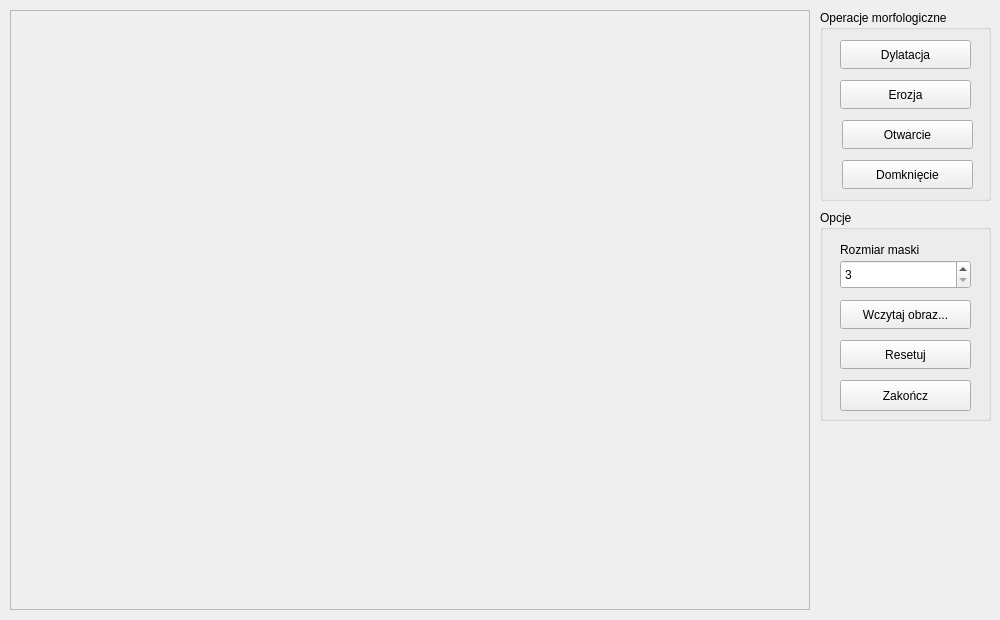
<?xml version="1.0" encoding="UTF-8"?>
<ui version="4.0">
 <class>MainWindow</class>
 <widget class="QMainWindow" name="MainWindow">
  <property name="geometry">
   <rect>
    <x>0</x>
    <y>0</y>
    <width>1000</width>
    <height>620</height>
   </rect>
  </property>
  <property name="windowTitle">
   <string>PGK - Zadanie #9: Operacje morfologiczne</string>
  </property>
  <widget class="QWidget" name="centralwidget">
   <widget class="QFrame" name="frame">
    <property name="geometry">
     <rect>
      <x>10</x>
      <y>10</y>
      <width>800</width>
      <height>600</height>
     </rect>
    </property>
    <property name="frameShape">
     <enum>QFrame::StyledPanel</enum>
    </property>
    <property name="frameShadow">
     <enum>QFrame::Raised</enum>
    </property>
   </widget>
   <widget class="QGroupBox" name="groupBox">
    <property name="geometry">
     <rect>
      <x>820</x>
      <y>10</y>
      <width>171</width>
      <height>191</height>
     </rect>
    </property>
    <property name="title">
     <string>Operacje morfologiczne</string>
    </property>
    <widget class="QPushButton" name="op1Button">
     <property name="geometry">
      <rect>
       <x>20</x>
       <y>30</y>
       <width>131</width>
       <height>29</height>
      </rect>
     </property>
     <property name="text">
      <string>Dylatacja</string>
     </property>
    </widget>
    <widget class="QPushButton" name="op2Button">
     <property name="geometry">
      <rect>
       <x>20</x>
       <y>70</y>
       <width>131</width>
       <height>29</height>
      </rect>
     </property>
     <property name="text">
      <string>Erozja</string>
     </property>
    </widget>
    <widget class="QPushButton" name="op3Button">
     <property name="geometry">
      <rect>
       <x>22</x>
       <y>110</y>
       <width>131</width>
       <height>29</height>
      </rect>
     </property>
     <property name="text">
      <string>Otwarcie</string>
     </property>
    </widget>
    <widget class="QPushButton" name="pushButton">
     <property name="geometry">
      <rect>
       <x>22</x>
       <y>150</y>
       <width>131</width>
       <height>29</height>
      </rect>
     </property>
     <property name="text">
      <string>Domknięcie</string>
     </property>
    </widget>
   </widget>
   <widget class="QGroupBox" name="groupBox_2">
    <property name="geometry">
     <rect>
      <x>820</x>
      <y>210</y>
      <width>171</width>
      <height>211</height>
     </rect>
    </property>
    <property name="title">
     <string>Opcje</string>
    </property>
    <widget class="QPushButton" name="exitButton">
     <property name="geometry">
      <rect>
       <x>20</x>
       <y>170</y>
       <width>131</width>
       <height>31</height>
      </rect>
     </property>
     <property name="text">
      <string>Zakończ</string>
     </property>
    </widget>
    <widget class="QPushButton" name="loadImgButton">
     <property name="geometry">
      <rect>
       <x>20</x>
       <y>90</y>
       <width>131</width>
       <height>29</height>
      </rect>
     </property>
     <property name="text">
      <string>Wczytaj obraz...</string>
     </property>
    </widget>
    <widget class="QPushButton" name="resetButton">
     <property name="geometry">
      <rect>
       <x>20</x>
       <y>130</y>
       <width>131</width>
       <height>29</height>
      </rect>
     </property>
     <property name="text">
      <string>Resetuj</string>
     </property>
    </widget>
    <widget class="QSpinBox" name="maskSizeSpinBox">
     <property name="geometry">
      <rect>
       <x>20</x>
       <y>50</y>
       <width>131</width>
       <height>29</height>
      </rect>
     </property>
     <property name="minimum">
      <number>3</number>
     </property>
     <property name="maximum">
      <number>49</number>
     </property>
     <property name="singleStep">
      <number>2</number>
     </property>
    </widget>
    <widget class="QLabel" name="label">
     <property name="geometry">
      <rect>
       <x>20</x>
       <y>30</y>
       <width>131</width>
       <height>20</height>
      </rect>
     </property>
     <property name="text">
      <string>Rozmiar maski</string>
     </property>
    </widget>
   </widget>
  </widget>
 </widget>
 <resources/>
 <connections/>
</ui>
